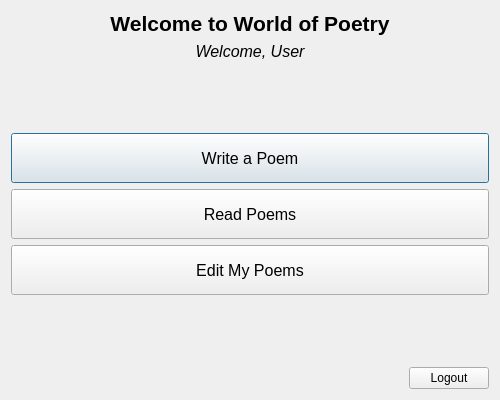
<?xml version="1.0" encoding="UTF-8"?>
<ui version="4.0">
 <class>LandingPage</class>
 <widget class="QDialog" name="LandingPage">
  <property name="geometry">
   <rect>
    <x>0</x>
    <y>0</y>
    <width>500</width>
    <height>400</height>
   </rect>
  </property>
  <property name="windowTitle">
   <string>World of Poetry - Home</string>
  </property>
  <layout class="QVBoxLayout" name="verticalLayout">
   <item>
    <widget class="QLabel" name="label_welcome">
     <property name="font">
      <font>
       <pointsize>16</pointsize>
       <bold>true</bold>
      </font>
     </property>
     <property name="text">
      <string>Welcome to World of Poetry</string>
     </property>
     <property name="alignment">
      <set>Qt::AlignCenter</set>
     </property>
    </widget>
   </item>
   <item>
    <widget class="QLabel" name="label_username">
     <property name="font">
      <font>
       <pointsize>12</pointsize>
       <italic>true</italic>
      </font>
     </property>
     <property name="text">
      <string>Welcome, User</string>
     </property>
     <property name="alignment">
      <set>Qt::AlignCenter</set>
     </property>
    </widget>
   </item>
   <item>
    <spacer name="verticalSpacer">
     <property name="orientation">
      <enum>Qt::Vertical</enum>
     </property>
     <property name="sizeHint" stdset="0">
      <size>
       <width>20</width>
       <height>40</height>
      </size>
     </property>
    </spacer>
   </item>
   <item>
    <layout class="QVBoxLayout" name="verticalLayout_2">
     <item>
      <widget class="QPushButton" name="pushButton_writePoem">
       <property name="minimumSize">
        <size>
         <width>0</width>
         <height>50</height>
        </size>
       </property>
       <property name="font">
        <font>
         <pointsize>12</pointsize>
        </font>
       </property>
       <property name="text">
        <string>Write a Poem</string>
       </property>
      </widget>
     </item>
     <item>
      <widget class="QPushButton" name="pushButton_readPoem">
       <property name="minimumSize">
        <size>
         <width>0</width>
         <height>50</height>
        </size>
       </property>
       <property name="font">
        <font>
         <pointsize>12</pointsize>
        </font>
       </property>
       <property name="text">
        <string>Read Poems</string>
       </property>
      </widget>
     </item>
     <item>
      <widget class="QPushButton" name="pushButton_editPoem">
       <property name="minimumSize">
        <size>
         <width>0</width>
         <height>50</height>
        </size>
       </property>
       <property name="font">
        <font>
         <pointsize>12</pointsize>
        </font>
       </property>
       <property name="text">
        <string>Edit My Poems</string>
       </property>
      </widget>
     </item>
    </layout>
   </item>
   <item>
    <spacer name="verticalSpacer_2">
     <property name="orientation">
      <enum>Qt::Vertical</enum>
     </property>
     <property name="sizeHint" stdset="0">
      <size>
       <width>20</width>
       <height>40</height>
      </size>
     </property>
    </spacer>
   </item>
   <item>
    <layout class="QHBoxLayout" name="horizontalLayout">
     <item>
      <spacer name="horizontalSpacer">
       <property name="orientation">
        <enum>Qt::Horizontal</enum>
       </property>
       <property name="sizeHint" stdset="0">
        <size>
         <width>40</width>
         <height>20</height>
        </size>
       </property>
      </spacer>
     </item>
     <item>
      <widget class="QPushButton" name="pushButton_logout">
       <property name="text">
        <string>Logout</string>
       </property>
      </widget>
     </item>
    </layout>
   </item>
  </layout>
 </widget>
 <resources/>
 <connections/>
</ui>
